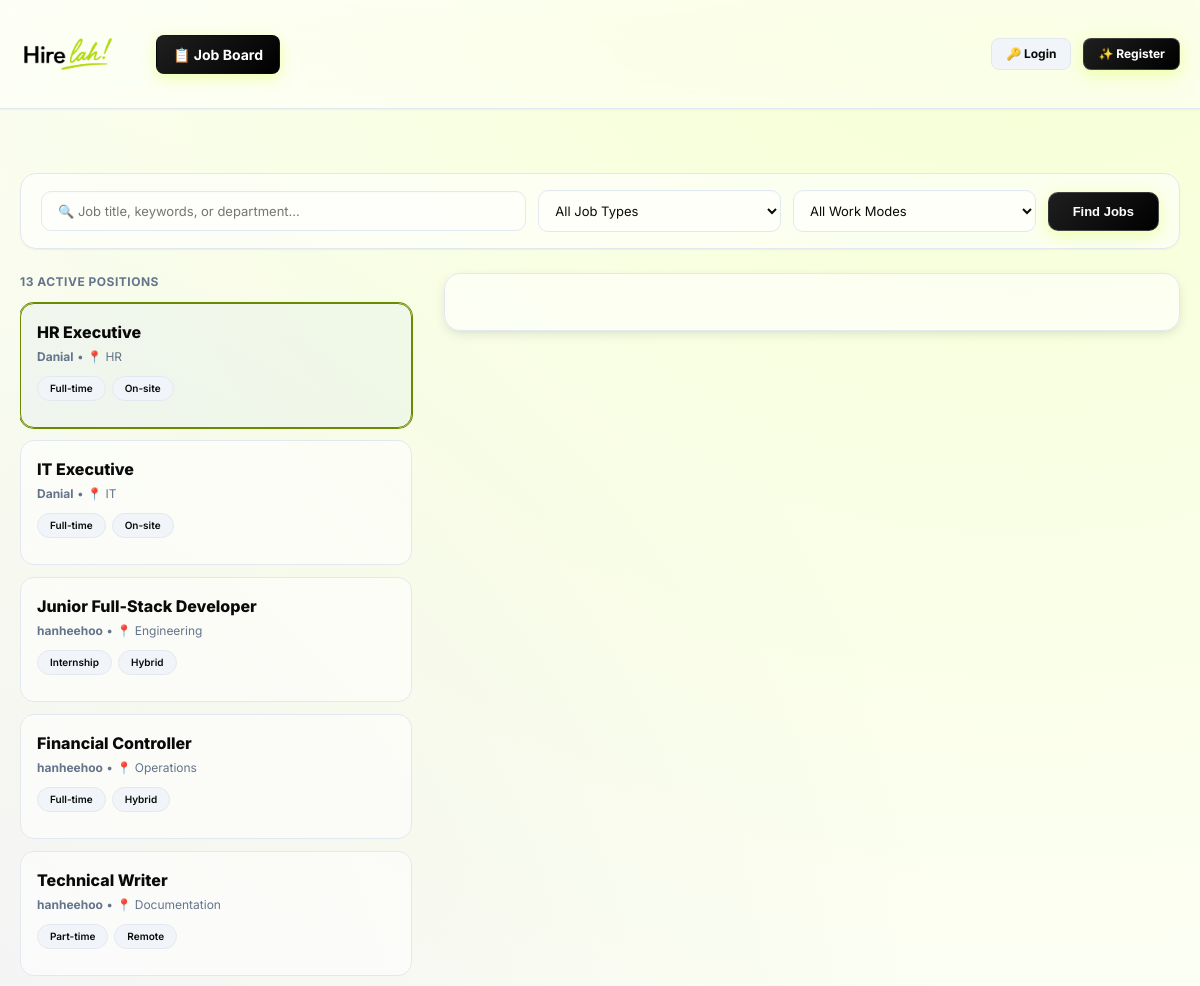
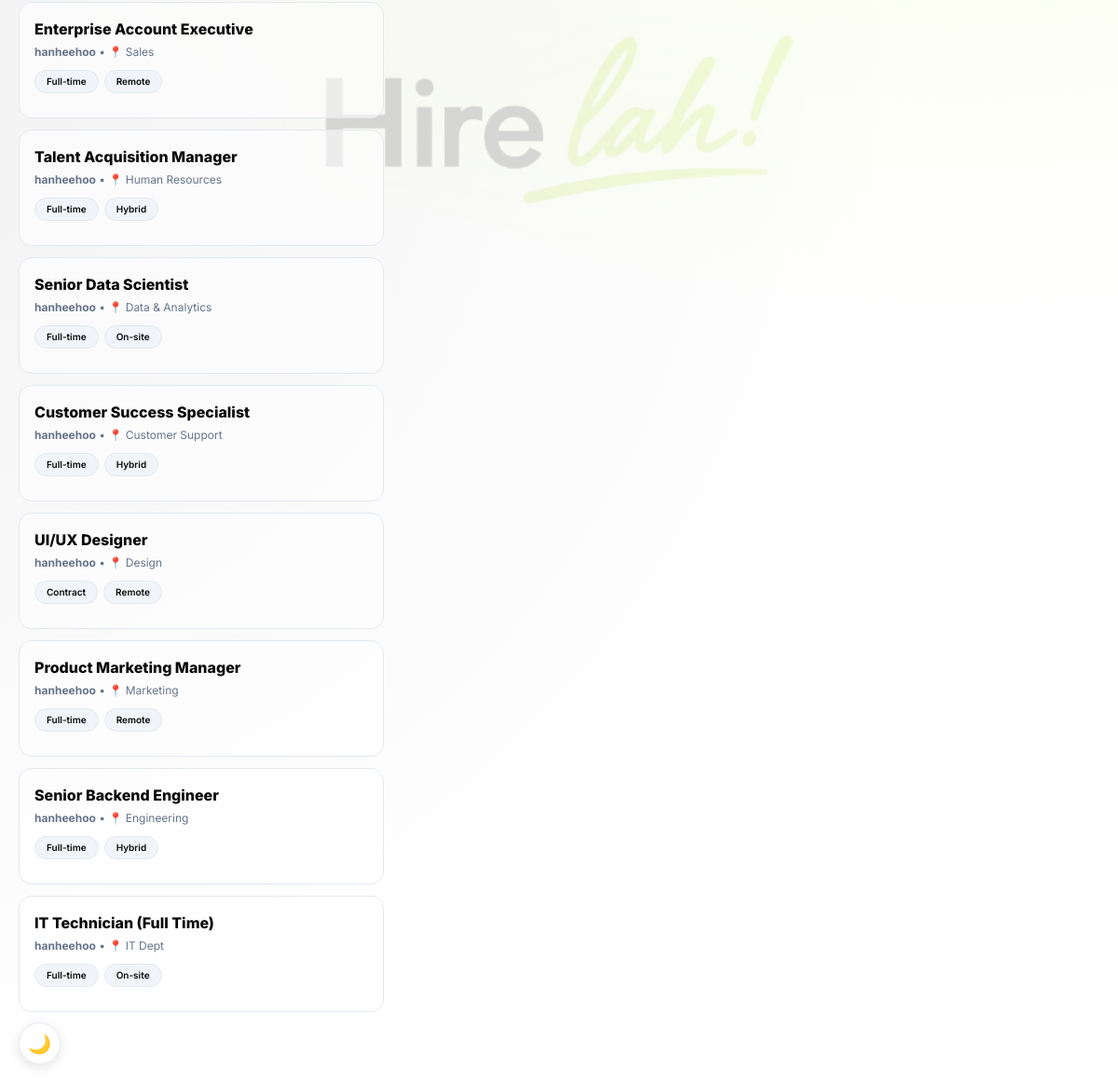
/jobs.php, run on the app's committed database (2 pictures, top to bottom).
### tables this page shows
CREATE TABLE `jobs` (
  `id` int(11) NOT NULL,
  `job_title` varchar(255) NOT NULL,
  `department` varchar(255) DEFAULT NULL,
  `employment_type` varchar(100) DEFAULT NULL,
  `status` varchar(50) DEFAULT 'Active',
  `description` text DEFAULT NULL,
  `created_at` timestamp NOT NULL DEFAULT current_timestamp(),
  `employer_id` int(11) DEFAULT NULL,
  `work_mode` varchar(50) DEFAULT 'On-site',
  `require_video` tinyint(1) DEFAULT 0
);

### jobs.php (the view, shortened to what this page needs)
<?php
require_once 'db.php';
$userNotifs = (isset($_SESSION['user_id']) && isset($_SESSION['user_role']) && $_SESSION['user_role'] === 'candidate') ? getCandidateNotifications($pdo, $_SESSION['user_id']) : ['items' => [], 'unread_count' => 0];
$notifItems = $userNotifs['items'];
$unreadCount = $userNotifs['unread_count'];
$search = $_GET['search'] ?? '';
$sql = "SELECT j.*, COALESCE(NULLIF(u.company_name, ''), u.name) as employer_name, u.company_logo FROM jobs j LEFT JOIN users u ON j.employer_id = u.id WHERE j.status = 'Active'";
$params = [];
$sql .= " ORDER BY j.created_at DESC";
$stmt = $pdo->prepare($sql);
$stmt->execute($params);
$jobs = $stmt->fetchAll();
?>
<!DOCTYPE html>
<html lang="en">
<head>
    <link rel="stylesheet" href="style.css?v=<?php echo @filemtime(__DIR__.'/style.css'); ?>">
</head>
<body>
    <div class="bg-watermark-logo"><img src="logo/logo.png?v=<?php echo @filemtime(__DIR__.'/logo/logo.png'); ?>" alt="HireLah Watermark Logo"></div>
    <header>
        <div class="header-inner">
            <div style="display:flex; align-items:center; gap:10px;">
                <div class="logo-box"><img src="logo/logo.png?v=<?php echo @filemtime(__DIR__.'/logo/logo.png'); ?>" alt="HireLah Logo" style="width:36px; height:36px; max-width:36px; max-height:36px; object-fit:contain;"></div>
            </div>
            <nav style="display:flex; gap:4px; margin-left:24px">
                <a href="jobs.php" class="active">📋 Job Board</a>
            </nav>
            <div class="header-right-actions">
                <?php if(isset($_SESSION['user_id'])): ?>
                    <?php if($_SESSION['user_role'] === 'candidate'): ?>
                        <div class="notif-bell-wrapper" style="position:relative; margin-right:8px;">
                            <button type="button" class="notif-bell-btn" id="notifBellBtn" onclick="toggleNotifDropdown()" title="Notifications">
                                🔔
                                <?php if($unreadCount > 0): ?>
                                    <span class="notif-badge" id="notifBadgeCount"><?= $unreadCount ?></span>
                                <?php endif; ?>
                            </button>
                            <div class="notif-dropdown" id="notifDropdown">
                                <div class="notif-header">
                                    <span style="font-weight:800; font-size:13px; color:var(--txt);">Notifications</span>
                                    <?php if($unreadCount > 0): ?>
                                        <button type="button" class="notif-mark-all" onclick="markAllNotifsRead()">Mark all as read</button>
                                    <?php endif; ?>
                                </div>
                                <div class="notif-list">
                                    <?php if(empty($notifItems)): ?>
                                        <div style="padding:24px; text-align:center; color:var(--mut); font-size:12px;">
                                            ✨ No notifications right now
                                        </div>
                                    <?php else: ?>
                                        <?php foreach($notifItems as $item): ?>
                                            <a href="<?= htmlspecialchars($item['link']) ?>" class="notif-item <?= $item['is_read'] ? 'read' : 'unread' ?>" onclick="markNotifRead('<?= htmlspecialchars($item['key']) ?>')">
                                                <div style="display:flex; justify-content:space-between; align-items:flex-start; margin-bottom:3px;">
                                                    <span class="notif-item-title"><?= $item['title'] ?></span>
                                                    <?php if(!$item['is_read']): ?>
                                                        <span class="unread-dot"></span>
                                                    <?php endif; ?>
                                                </div>
                                                <div class="notif-item-msg"><?= $item['message'] ?></div>
                                                <div class="notif-item-time"><?= date('M j, g:i a', strtotime($item['time'])) ?></div>
                                            </a>
                                        <?php endforeach; ?>
                                    <?php endif; ?>
                                </div>
                            </div>
                        </div>
                    <?php endif; ?>
                    <span class="user-info-text" style="font-size:12px; color:var(--mut); margin-right:10px;">Logged in as <?= htmlspecialchars($_SESSION['user_name']) ?> (<?= ucfirst($_SESSION['user_role']) ?>)</span>
                    <a href="logout.php" class="btn-secondary" style="padding:6px 14px; font-size:12px;">Logout</a>
                <?php else: ?>
                    <a href="login.php" class="btn-secondary" style="padding:6px 14px; font-size:12px; font-weight:700;">🔑 Login</a>
                    <a href="register.php" class="btn-primary" style="padding:6px 14px; font-size:12px; font-weight:700; width:auto; text-decoration:none;">✨ Register</a>
                <?php endif; ?>
            </div>
        </div>
    </header>
    <main style="max-width:1300px; padding:24px 20px;">
        <form method="GET" class="search-bar-panel">
            <div style="display:flex; gap:12px; align-items:center; flex-wrap:wrap;">
                <div style="flex:2; min-width:240px;">
                    <input type="text" name="search" value="<?= htmlspecialchars($search) ?>" placeholder="🔍 Job title, keywords, or department..." style="margin:0; padding:11px 16px; font-size:13px; border-radius:10px;">
                </div>
                <div style="flex:1; min-width:140px;">
                    <select name="type" style="margin:0; padding:11px 12px; font-size:13px; border-radius:10px;">
                        <option value="">All Job Types</option>
                    </select>
                </div>
                <div style="flex:1; min-width:140px;">
                    <select name="mode" style="margin:0; padding:11px 12px; font-size:13px; border-radius:10px;">
                        <option value="">All Work Modes</option>
                    </select>
                </div>
                <button type="submit" class="btn-primary" style="padding:11px 24px; font-size:13px; font-weight:800; width:auto; margin:0; border-radius:10px;">Find Jobs</button>
            </div>
        </form>
        <?php if(empty($jobs)): ?>
            <div class="panel" style="text-align:center; padding:60px 20px; color:var(--mut);">
                <div style="font-size:36px; margin-bottom:12px;">🔍</div>
                <div style="font-size:18px; font-weight:800; color:var(--txt); margin-bottom:6px;">No matching positions found</div>
                <div style="font-size:13px;">Try adjusting your keywords, job type, or work mode filters.</div>
            </div>
        <?php else: ?>
            <div class="split-layout">
                <div class="job-list-pane">
                    <div style="font-size:12px; font-weight:700; color:var(--mut); margin-bottom:12px; text-transform:uppercase; letter-spacing:0.5px;">
                        <?= count($jobs) ?> Active Positions
                    </div>
                    <?php foreach($jobs as $index => $j):
                    ?>
                        <div class="job-card-item <?= $index === 0 ? 'selected-card' : '' ?>" id="card_<?= $j['id'] ?>" onclick="selectJob(<?= $j['id'] ?>)">
                            <div style="display:flex; justify-content:space-between; align-items:flex-start; gap:12px;">
                                <div style="flex:1; min-width:0;">
                                    <div style="font-size:16px; font-weight:800; color:var(--txt); margin-bottom:4px;"><?= htmlspecialchars($j['job_title']) ?></div>
                                    <div style="font-size:12px; color:var(--mut); margin-bottom:10px;">
                                        <strong><?= htmlspecialchars($j['employer_name'] ?? 'HireLah') ?></strong> &bull; 📍 <?= htmlspecialchars($j['department'] ?: 'General') ?>
                                    </div>
                                    <div style="display:flex; gap:6px; margin-bottom:10px; flex-wrap:wrap;">
                                        <span class="chip" style="font-size:10px; background:var(--dim); color:var(--txt); border-color:var(--bdr);"><?= htmlspecialchars($j['employment_type']) ?></span>
                                        <span class="chip" style="font-size:10px; background:var(--dim); color:var(--txt); border-color:var(--bdr);"><?= htmlspecialchars($j['work_mode']) ?></span>
                                    </div>
                                </div>
                            </div>
                        </div>
                    <?php endforeach; ?>
                </div>
                <div class="job-detail-pane">
                    <div class="job-detail-sticky" id="jobDetailPreview">
                    </div>
                </div>
            </div>
        <?php endif; ?>
    </main>
</body>
</html>

### style.css (style rules this page uses)
:root { --bg: #FFFFFF; --bg-gradient: radial-gradient(circle at 85% -10%, rgba(217, 255, 79, 0.28) 0%, transparent 60%), radial-gradient(circle at -10% 50%, rgba(10, 10, 10, 0.05) 0%, transparent 65%), #FFFFFF; --surf: rgba(255, 255, 255, 0.55); --card: rgba(255, 255, 255, 0.6); --card-solid: #FFFFFF; --bdr: #E2E8F0; --acc: #6B8A00; --accD: #557000; --gold: #F59E0B; --grn: #10B981; --red: #EF4444; --org: #F97316; --pur: #4F3FF0; --txt: #0A0A0A; --mut: #64748B; --dim: #F1F5F9; --shadow-sm: 0 1px 2px 0 rgba(0, 0, 0, 0.05); --shadow-md: 0 4px 12px -1px rgba(0, 0, 0, 0.1), 0 2px 4px -1px rgba(0, 0, 0, 0.04); --shadow-lg: 0 10px 25px -3px rgba(0, 0, 0, 0.14), 0 4px 6px -2px rgba(0, 0, 0, 0.04); --radius: 12px; --grad-purple: linear-gradient(135deg, #1F1F1F 0%, #000000 100%); --grad-purple-light: linear-gradient(135deg, rgba(0, 0, 0, 0.08) 0%, rgba(0, 0, 0, 0.03) 100%); --lime: #D9FF4F; --glass-blur: blur(16px) saturate(140%); --glass-blur-sm: blur(8px) saturate(140%); --glass-border: 1px solid rgba(255, 255, 255, 0.35); }
body { margin: 0; background: var(--bg-gradient); background-attachment: fixed; color: var(--txt); font-family: 'Inter', system-ui, sans-serif; min-height: 100vh; transition: background 0.3s ease, color 0.3s ease; line-height: 1.5; position: relative; }
.bg-watermark-logo { position: fixed; top: 52%; left: 50%; transform: translate(-50%, -50%); width: 550px; max-width: 80vw; opacity: 0.14; pointer-events: none; z-index: -1 !important; transition: opacity 0.3s ease; }
.bg-watermark-logo img { width: 100%; height: auto; object-fit: contain; filter: drop-shadow(0 0 50px rgba(217, 255, 79, 0.4)); }
* { box-sizing: border-box; }
header { background: var(--surf); border-bottom: 1px solid var(--bdr); padding: 0 20px; position: sticky; top: 0; z-index: 100; backdrop-filter: var(--glass-blur); -webkit-backdrop-filter: var(--glass-blur); box-shadow: var(--shadow-sm); width: 100%; }
.header-inner { width: 100%; max-width: 1300px; margin: 0 auto; height: 108px; display: flex; align-items: center; gap: 16px; }
.logo-box { width: 96px !important; height: 96px !important; min-width: 96px !important; min-height: 96px !important; max-width: 96px !important; max-height: 96px !important; border-radius: 8px; display: flex !important; align-items: center !important; justify-content: center !important; overflow: hidden !important; flex-shrink: 0 !important; position: relative !important; }
.logo-box img { width: 100% !important; height: 100% !important; max-width: 100% !important; max-height: 100% !important; object-fit: contain !important; display: block !important; }
nav a { background: transparent; border: 1px solid transparent; border-radius: 8px; color: var(--mut); padding: 8px 16px; text-decoration: none; font-size: 14px; font-weight: 500; transition: all 0.2s ease; }
nav a.active { background: var(--grad-purple) !important; color: #FFFFFF !important; font-weight: 700; box-shadow: 0 4px 14px rgba(217, 255, 79, 0.45); }
main { max-width: 1360px; margin: 40px auto; padding: 0 20px; animation: fadeIn 0.4s ease-out; position: relative; z-index: 1; }
.btn-primary { background: var(--grad-purple); border: 1px solid rgba(255, 255, 255, 0.2); border-radius: 8px; color: #fff; padding: 12px 24px; cursor: pointer; font-size: 15px; font-weight: 600; display: inline-flex; align-items: center; justify-content: center; text-decoration: none; width: 100%; box-shadow: 0 4px 16px 0 rgba(217, 255, 79, 0.45); transition: all 0.25s cubic-bezier(0.16, 1, 0.3, 1); }
.btn-secondary { background: var(--dim); border: 1px solid var(--bdr); border-radius: 8px; color: var(--txt); padding: 10px 20px; cursor: pointer; font-size: 14px; font-weight: 500; display: inline-block; text-decoration: none; transition: all 0.2s ease; }
.chip { border-radius: 9999px; padding: 4px 12px; font-size: 11px; font-weight: 600; white-space: nowrap; display: inline-block; border: 1px solid; backdrop-filter: var(--glass-blur-sm); -webkit-backdrop-filter: var(--glass-blur-sm); }
input, select, textarea { width: 100%; background: var(--surf); border: 1px solid var(--bdr); border-radius: 8px; padding: 12px 16px; color: var(--txt); font-size: 14px; font-family: inherit; outline: none; box-sizing: border-box; transition: all 0.2s ease; box-shadow: inset 0 1px 2px rgba(0,0,0,0.02); }
.header-right-actions { margin-left: auto !important; margin-right: 0 !important; display: flex; gap: 12px; align-items: center; flex-shrink: 0; }

### data on the page
jobs: job_title "HR Executive", employer_name "Danial", department "HR", employment_type "Full-time", work_mode "On-site"
jobs: job_title "IT Executive", employer_name "Danial", department "IT", employment_type "Full-time", work_mode "On-site"
jobs: job_title "Junior Full-Stack Developer", employer_name "hanheehoo", department "Engineering", employment_type "Internship", work_mode "Hybrid"
jobs: job_title "Financial Controller", employer_name "hanheehoo", department "Operations", employment_type "Full-time", work_mode "Hybrid"
jobs: job_title "Technical Writer", employer_name "hanheehoo", department "Documentation", employment_type "Part-time", work_mode "Remote"
jobs: job_title "Enterprise Account Executive", employer_name "hanheehoo", department "Sales", employment_type "Full-time", work_mode "Remote"
jobs: job_title "Talent Acquisition Manager", employer_name "hanheehoo", department "Human Resources", employment_type "Full-time", work_mode "Hybrid"
jobs: job_title "Senior Data Scientist", employer_name "hanheehoo", department "Data & Analytics", employment_type "Full-time", work_mode "On-site"
jobs: job_title "Customer Success Specialist", employer_name "hanheehoo", department "Customer Support", employment_type "Full-time", work_mode "Hybrid"
jobs: job_title "UI/UX Designer", employer_name "hanheehoo", department "Design", employment_type "Contract", work_mode "Remote"
jobs: job_title "Product Marketing Manager", employer_name "hanheehoo", department "Marketing", employment_type "Full-time", work_mode "Remote"
jobs: job_title "Senior Backend Engineer", employer_name "hanheehoo", department "Engineering", employment_type "Full-time", work_mode "Hybrid"
jobs: job_title "IT Technician (Full Time)", employer_name "hanheehoo", department "IT Dept", employment_type "Full-time", work_mode "On-site"

### other printed values
count($jobs) "13"
